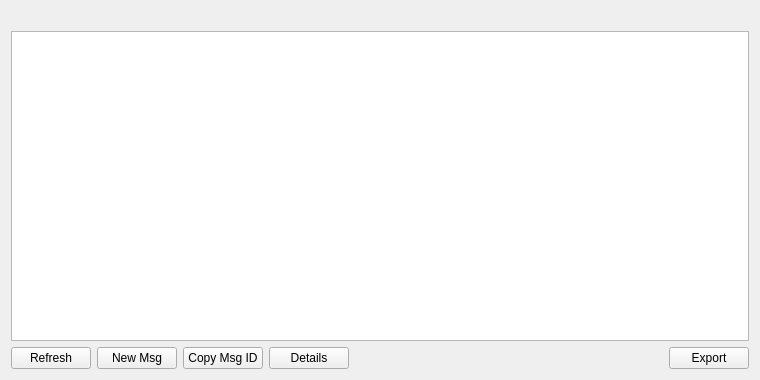
<?xml version="1.0" encoding="UTF-8"?>
<ui version="4.0">
 <class>MessageListPage</class>
 <widget class="QWidget" name="MessageListPage">
  <property name="geometry">
   <rect>
    <x>0</x>
    <y>0</y>
    <width>760</width>
    <height>380</height>
   </rect>
  </property>
  <property name="windowTitle">
   <string>Message List</string>
  </property>
  <layout class="QVBoxLayout" name="verticalLayout">
   <item>
    <layout class="QHBoxLayout" name="horizontalLayout_2">
     <item>
      <widget class="QLabel" name="labelExplanation">
       <property name="textFormat">
        <enum>Qt::PlainText</enum>
       </property>
       <property name="wordWrap">
        <bool>true</bool>
       </property>
      </widget>
     </item>
    </layout>
   </item>
   <item>
    <widget class="QTableView" name="tableView">
     <property name="contextMenuPolicy">
      <enum>Qt::CustomContextMenu</enum>
     </property>
    </widget>
   </item>
   <item>
    <layout class="QHBoxLayout" name="horizontalLayout">
     <item>
      <widget class="QPushButton" name="refreshButton">
       <property name="toolTip">
        <string>Refresh message list</string>
       </property>
       <property name="text">
        <string>Refresh</string>
       </property>
      </widget>
     </item>
     <item>
      <widget class="QPushButton" name="newMessage">
       <property name="maximumSize">
        <size>
         <width>16777215</width>
         <height>48</height>
        </size>
       </property>
       <property name="toolTip">
        <string>Send a new message</string>
       </property>
       <property name="text">
        <string>New Msg</string>
       </property>
      </widget>
     </item>
     <item>
      <widget class="QPushButton" name="copyMessage">
       <property name="toolTip">
        <string>Copy the currently selected message to the system clipboard</string>
       </property>
       <property name="text">
        <string>Copy Msg ID</string>
       </property>
      </widget>
     </item>
     <item>
      <widget class="QPushButton" name="detailButton">
       <property name="toolTip">
        <string>Get message details</string>
       </property>
       <property name="text">
        <string>Details</string>
       </property>
      </widget>
     </item>
     <item>
      <spacer name="horizontalSpacer">
       <property name="orientation">
        <enum>Qt::Horizontal</enum>
       </property>
       <property name="sizeHint" stdset="0">
        <size>
         <width>40</width>
         <height>20</height>
        </size>
       </property>
      </spacer>
     </item>
     <item>
      <widget class="QPushButton" name="exportButton">
       <property name="toolTip">
        <string>Export the data in the current tab to a file</string>
       </property>
       <property name="text">
        <string>Export</string>
       </property>
      </widget>
     </item>
    </layout>
   </item>
  </layout>
 </widget>
 <resources>
  <include location="../presidentielcoin.qrc"/>
 </resources>
 <connections/>
</ui>
